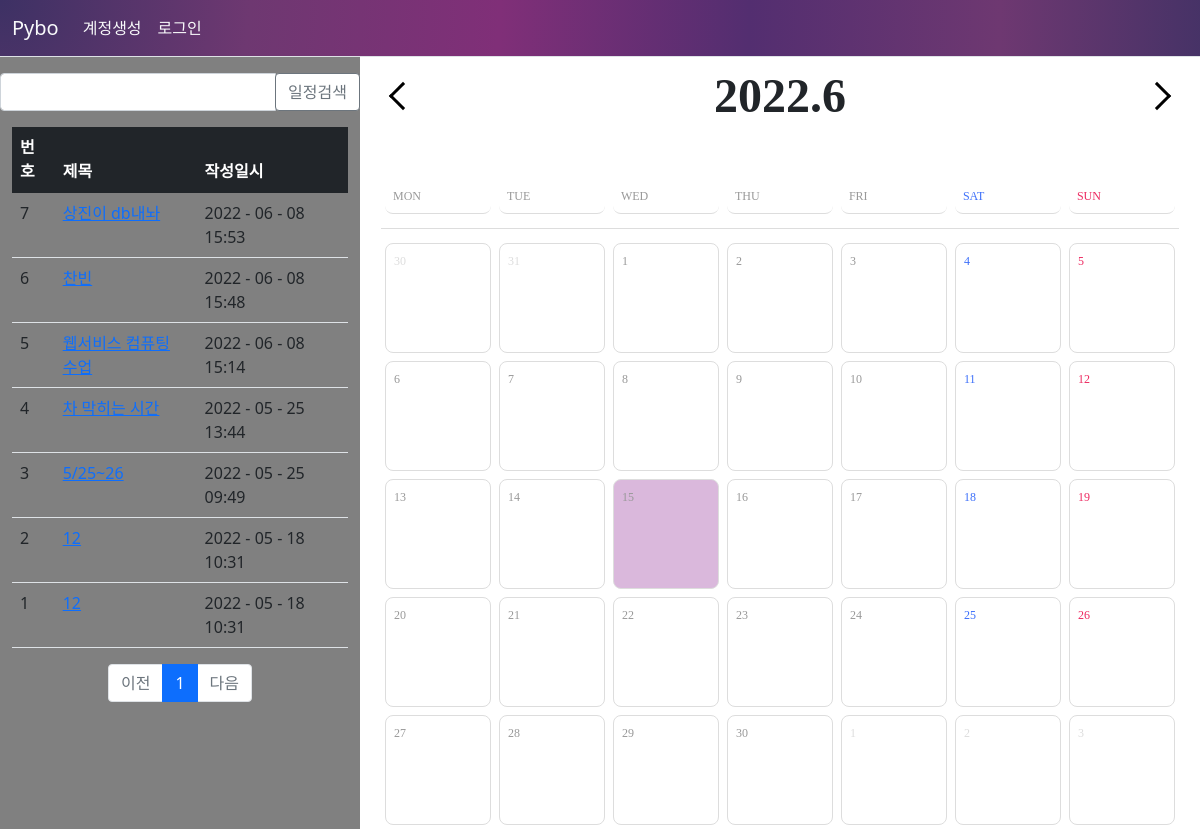
The app's page /schedule/list/, older data.
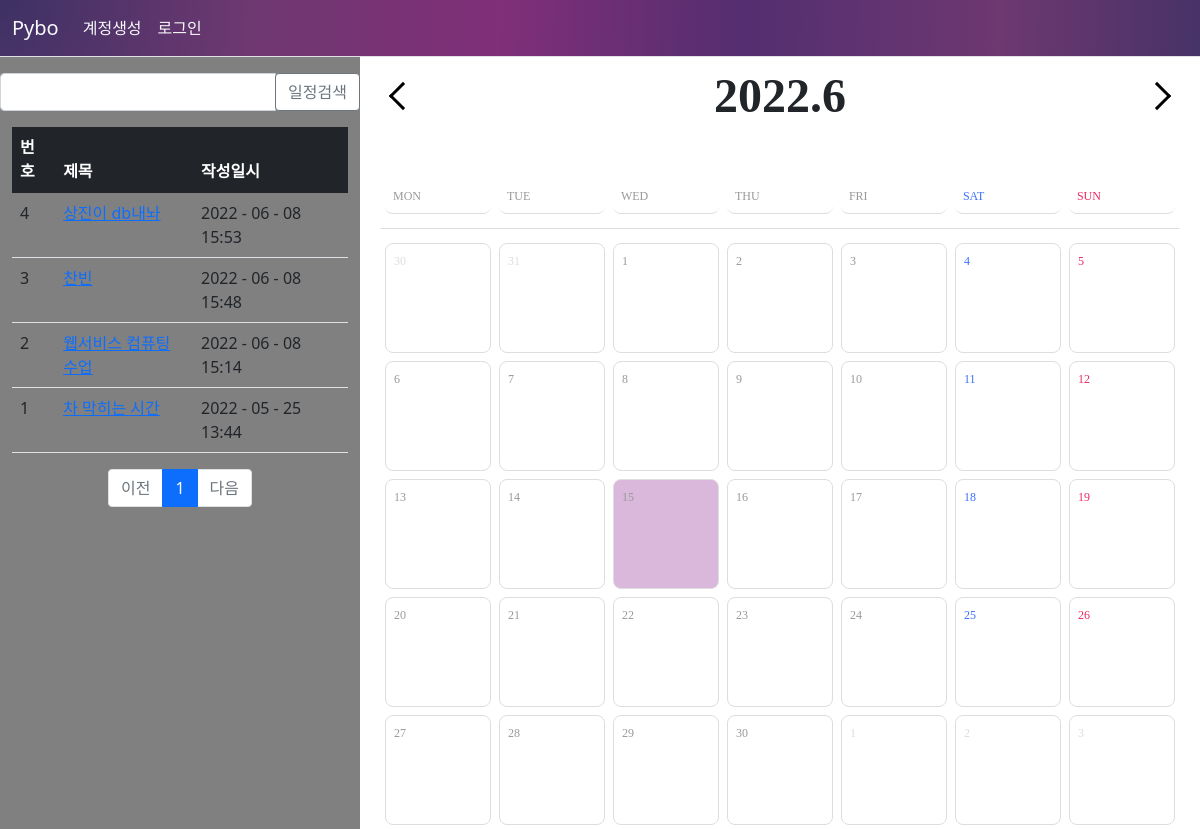
The same page, newer data.
### pybo/models.py (models this page shows)
class Schedule(db.Model):
    id = db.Column(db.Integer, primary_key=True)
    create_date = db.Column(db.DateTime(), nullable=False)
    creator_id = db.Column(db.Integer, db.ForeignKey('user.id', ondelete='CASCADE'), nullable=False)
    creator = db.relationship('User', backref=db.backref('schedule_set'))
    start_date = db.Column(db.DateTime(), nullable=False)
    end_date = db.Column(db.DateTime(), nullable=False)
    subject = db.Column(db.String(200), nullable=False)
    content = db.Column(db.Text(), nullable=False)

### pybo/views/schedule_views.py (the view, shortened to what this page needs)
@bp.route('/list/')
def _list():
    page = request.args.get('page', type=int, default=1)
    kw = request.args.get('kw', type=str, default='')
    schedule_list = Schedule.query.order_by(Schedule.create_date.desc())
    schedule_list = schedule_list.paginate(page, per_page=10)
    return render_template('schedule/schedule_list.html', schedule_list=schedule_list, page=page, kw=kw)

### pybo/filter.py (called while the page is built)
def format_datetime(value, fmt='%Y - %m - %d　%H:%M'):
    return value.strftime(fmt)

### pybo/views/auth_views.py (called while the page is built)
@bp.before_app_request
def load_logged_in_user():
    user_id = session.get('user_id')
    if user_id is None:
        g.user = None
    else:
        g.user = User.query.get(user_id)

### pybo/templates/schedule/schedule_list.html (shortened to what this page needs)
{% extends 'base.html' %}
{% block content %}
<link rel="stylesheet" href="{{ url_for('static', filename='calender.css') }}">
<div class="container2">
    <aside class="container2__sidebar">
        <div class="row justify-content-end my-3">
            <div class="col-4 input-group">
                <input type="text" class="form-control kw" value="{{ kw or '' }}">
                <div class="input-group-append">
                    <button class="btn btn-outline-secondary" type="button" id="btn_search" style="background-color:white">일정검색</button>
                </div>
            </div>
        </div>
        <div class="container my-3">
    <table class="table">
        <thead>
        <tr class="table-dark">
            <th>번호</th>
            <th>제목</th>
            <th>작성일시</th>
        </tr>
        </thead>
        <tbody>
        {% if schedule_list %}
        {% for schedule in schedule_list.items %}
        <tr>
            <td>{{ schedule_list.total - ((schedule_list.page-1) * schedule_list.per_page) - loop.index0 }}</td>
            <td>
                <a href="{{ url_for('schedule.detail', schedule_id=schedule.id) }}">{{ schedule.subject }}</a>
            </td>
            <td>{{ schedule.create_date|datetime }}</td>
        </tr>
        {% endfor %}
        {% else %}
        <tr>
            <td colspan="3">질문이 없습니다.</td>
        </tr>
        {% endif %}
        </tbody>
    </table>
    <ul class="pagination justify-content-center">
        {% if schedule_list.has_prev %}
        <li class="page-item">
            <a class="page-link" href="?page={{ schedule_list.prev_num }}">이전</a>
        </li>
        {% else %}
        <li class="page-item disabled">
            <a class="page-link" tabindex="-1" aria-disabled="true" href="javascript:void(0)">이전</a>
        </li>
        {% endif %}
        {% for page_num in schedule_list.iter_pages() %}
        {% if page_num %}
        {% if page_num != schedule_list.page %}
        <li class="page-item">
            <a class="page-link" href="?page={{ page_num }}">{{ page_num }}</a>
        </li>
        {% else %}
        <li class="page-item active" aria-current="page">
            <a class="page-link" href="javascript:void(0)">{{ page_num }}</a>
        </li>
        {% endif %}
        {% else %}
        <li class="disabled">
            <a class="page-link" href="javascript:void(0)">...</a>
        </li>
        {% endif %}
        {% endfor %}
        {% if schedule_list.has_next %}
        <li class="page-item">
            <a class="page-link" href="?page={{ schedule_list.next_num }}">다음</a>
        </li>
        {% else %}
        <li class="page-item disabled">
            <a class="page-link" tabindex="-1" aria-disabled="true" href="javascript:void(0)">다음</a>
        </li>
        {% endif %}
    </ul>
</div>
    </aside>
    <main class="container2__main">
        <div class="sec_cal">
          <div class="cal_nav">
            <a href="javascript:;" class="nav-btn go-prev">prev</a>
            <div class="year-month"></div>
            <a href="javascript:;" class="nav-btn go-next">next</a>
          </div>
          <div class="cal_wrap">
            <div class="days">
              <div class="day">MON</div>
              <div class="day">TUE</div>
              <div class="day">WED</div>
              <div class="day">THU</div>
              <div class="day">FRI</div>
              <div class="day">SAT</div>
              <div class="day">SUN</div>
            </div>
            <div class="dates"></div>
          </div>
        </div>
    </main>
</div>
{% endblock %}

### pybo/templates/base.html (shortened to what this page needs)
<!DOCTYPE html>
<html lang="ko">
<head>
    <link rel="stylesheet" href="{{ url_for('static', filename='bootstrap.min.css') }}">
    <link rel="stylesheet" href="{{ url_for('static', filename='style.css') }}">
</head>
<body>
    {% include "navbar.html" %}
    {% block content %}
    {% endblock %}
</body>
</html>

### pybo/templates/navbar.html (shortened to what this page needs)
    <nav class="navbar navbar-expand-lg navbar-light bg-light border-bottom grdnt">
        <div class="container-fluid">
            <a class="navbar-brand text-light" href="{{ url_for('main.index')}}">Pybo</a>
            <div class="collapse navbar-collapse" id="navbarSupportedContent">
                {% if g.user %}
                <ul class="navbar-nav">
                    <li class="nav-item">
                        <a class="nav-link text-light" href="{{  url_for('auth.logout') }}">{{ g.user.username }} (로그아웃)</a>
                    </li>
                    <li class="nav-item">
                        <a class="nav-link text-light" href="{{  url_for('schedule._list') }}">일정목록</a>
                    </li>
                    <li class="nav-item">
                        <a class="nav-link text-light" href="{{  url_for('schedule.create') }}">일정등록</a>
                    </li>
                </ul>
                {% else %}
                <ul class="navbar-nav me-auto mb-lg-0">
                    <li class="nav-item">
                        <a class="nav-link text-light" href="{{  url_for('auth.signup') }}">계정생성</a>
                    </li>
                    <li class="nav-item">
                        <a class="nav-link text-light" href="{{  url_for('auth.login') }}">로그인</a>
                    </li>
                </ul>
                {% endif %}
            </div>
        </div>
    </nav>

### pybo/static/calender.css (style rules this page uses)
.sec_cal { width: 95%; margin: 0 auto; font-family: "NotoSansR"; }
.sec_cal .cal_nav { display: flex; justify-content: center; align-items: center; font-weight: 700; font-size: 48px; line-height: 78px; }
.sec_cal .cal_nav .year-month { width: 300px; text-align: center; line-height: 1; width: 100%; }
.sec_cal .cal_nav .go-prev, .sec_cal .cal_nav .go-next { display: block; width: 50px; height: 78px; font-size: 0; display: flex; justify-content: center; align-items: center; }
.sec_cal .cal_nav .go-prev::before, .sec_cal .cal_nav .go-next::before { content: ""; display: block; width: 20px; height: 20px; border: 3px solid #000; border-width: 3px 3px 0 0; transition: border 0.1s; }
.sec_cal .cal_nav .go-prev::before { transform: rotate(-135deg); -webkit-transition-duration: 0.2s; transition-duration: 0.2s; }
.sec_cal .cal_nav .go-next::before { transform: rotate(45deg); -webkit-transition-duration: 0.2s; transition-duration: 0.2s; }
.sec_cal .cal_wrap { padding-top: 40px; position: relative; margin: 0 auto; }
.sec_cal .cal_wrap .days { display: flex; margin-bottom: 10px; padding-bottom: 10px; border-bottom: 1px solid #ddd; }
.sec_cal .cal_wrap::after { top: 368px; }
.sec_cal .cal_wrap .dates { display: flex; flex-flow: wrap; height: 100%; overflow: auto; -ms-overflow-style: none; scrollbar-width: none; }
.sec_cal .cal_wrap .day:nth-child(7n -1) { color: #3c6ffa; }
.sec_cal .cal_wrap .day:nth-child(7n) { color: #ed2a61; }
.days > .day { display:flex; justify-content: left; width: calc(93% / 7); text-align: left; color: #999; font-size: 12px; border-radius:8px; height: 35px; padding: 8px; margin: 0.5%; border-bottom: 1px solid #ddd; }
.container2 { display: flex; }
.container2__sidebar { width: 30%; background: gray; }
.container2__main { flex: 1; height: 100%; }

### pybo/templates/navbar.html (style rules this page uses)
.grdnt { background: radial-gradient( 1500px at 0% 0%, #3d3164, #6e3871, #802f78, #532e70, #6e3871, #3d3164, #532e70) }

Row changes from the older to the newer data that the page shows:
removed Schedule: id "3", subject "5/25~26", create_date "2022 - 05 - 25 09:49"
removed Schedule: total "2", subject "12", create_date "2022 - 05 - 18 10:31"
removed Schedule: id "1", subject "12", create_date "2022 - 05 - 18 10:31"
computed for Schedule "상진이 db내놔": id "7" → "4"
computed for Schedule "찬빈": creator "6" → "3"
computed for Schedule "웹서비스 컴퓨팅 수업": id "5" → "2"
computed for Schedule "차 막히는 시간": id "4" → "1"
